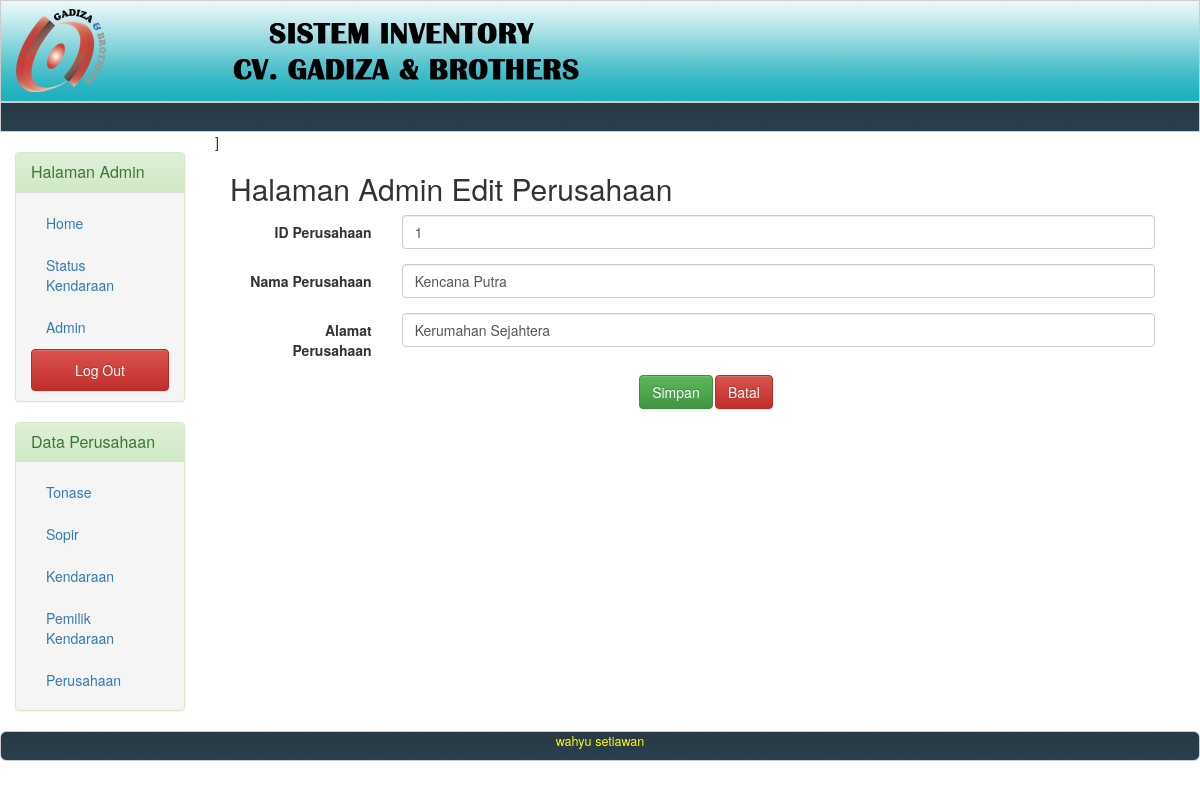
Screenshot of /index.php?page=perusahaan&act=edit&id=1 (signed in) with the database file from the repository.
### tables this page shows
CREATE TABLE IF NOT EXISTS `perusahaan` (
  `id` int(11) NOT NULL,
  `nama_perusahaan` varchar(50) NOT NULL,
  `alamat_perusahaan` varchar(50) NOT NULL
);

### control/Perusahaan.php (called while the page is built, shortened)
<?php
function ambilPerusahaan($id) {
    $data = mysql_query("select * from perusahaan where id = " . $id . "") or exit(mysql_error());
    $return = mysql_fetch_assoc($data);
    return $return;
}

### page/perusahaan/editperusahaan.php (the view, shortened to what this page needs)
]<div class="col-md-12">
    <h2>Halaman Admin Edit Perusahaan</h2>
    <div class="col-md-12">
        <?php $value = ambilPerusahaan($_GET['id']) ?>
        <form class="form-horizontal" id="sopir" method="post" action="?page=<?php echo $_GET['page'] ?>">
            <div class="form-group">
                <label class="col-sm-2 control-label" for="idperusahaan">ID Perusahaan</label>
                <div class="col-sm-10">
                    <input class="form-control" name="idperusahaan" value="<?php echo $value['id'] ?>" type="text" id="idperusahaan" placeholder="ID Perusahaan">
                </div>
            </div>
            <div class="form-group">
                <label class="col-sm-2 control-label" for="namaperusahaan">Nama Perusahaan</label>
                <div class="col-sm-10">
                    <input class="form-control" value="<?php echo $value['nama_perusahaan'] ?>" name="namaperusahaan" type="text" id="namaperusahaan" placeholder="Nama Perusahaan">
                </div>
            </div>
            <div class="form-group">
                <label class="col-sm-2 control-label" for="alamatperusahaan">Alamat Perusahaan</label>
                <div class="col-sm-10">
                    <input class="form-control" value="<?php echo $value['alamat_perusahaan'] ?>" name="alamatperusahaan" type="text" id="alamatperusahaan" placeholder="Alamat Perusahaan">
                </div>
            </div>
            <div>
                <div class="col-sm-offset-5 col-sm-1">
                    <button type="submit" name="editperusahaan" class="btn btn-success" onclick="submitSopir()">Simpan</button>
                </div>
                <div class="col-sm-1">
                    <button type="button" class="btn btn-danger" onclick="window.history.back()">Batal</button>
                </div>
            </div>
        </form>
    </div>
</div>

### rows the page displays
perusahaan: idperusahaan "1", namaperusahaan "Kencana Putra", alamatperusahaan "Kerumahan Sejahtera"
